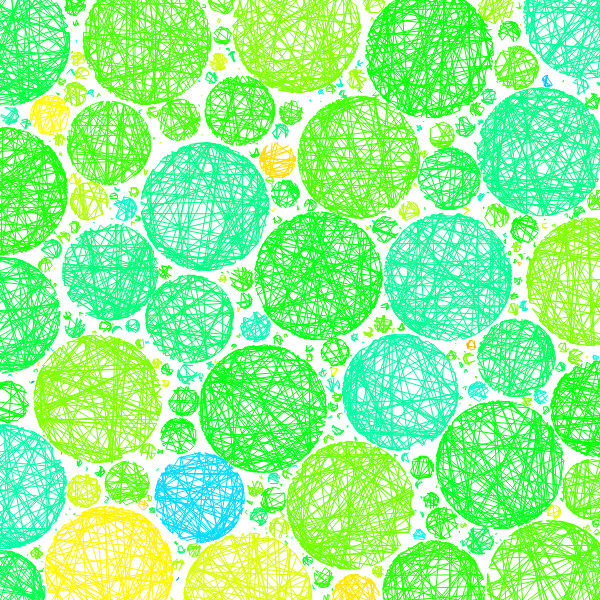
Frame 1 (no input)
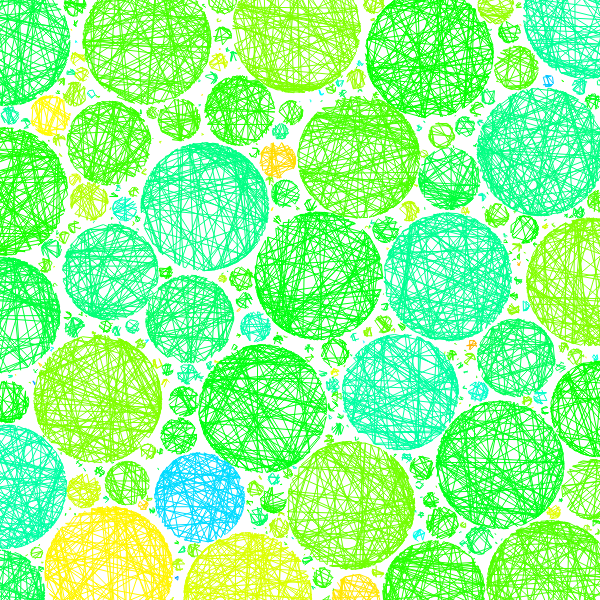
Frame 2 (the mouse pressed at the canvas centre, redrawn once)

The p5.js sketch that drew these frames (run headless with seeded random() and noise() and a simulated clock; the mouse was pressed at the canvas centre and the sketch redrawn once):

// p5.js sketch
// ── sketch.js
let s;
let BG = 130;

//generating a seed that updates avery 30 sec
let seed = Math.floor(Date.now() / 500);
console.log(seed);
let squares = new Array();

var circles = [];
var startingR = 64;
var currentR = startingR;
var maxLoops = 1000;

function setup() {
  // s = min(windowWidth, windowHeight);
  s = 600;
  createCanvas(s, s);
  angleMode(DEGREES);
  // rectMode(RADIUS);
  randomSeed(seed);
  noiseSeed(seed);
  smooth();
  noLoop();

  colorMode(HSB);
  BG = Math.floor(360 * random());

  generateCircles();
}

function draw() {
  background(255);

  for (var i = 0; i < circles.length; i++) {
    circles[i].draw();
  }
}

function generateCircles() {
  currentR = startingR;
  var loopCycle = maxLoops;

  while (loopCycle > 0) {
    var circle = new Circle(random(width), random(height), currentR);

    var available = true;
    for (var j = 0; j < circles.length; j++) {
      var other = circles[j];
      if (dist(circle.x, circle.y, other.x, other.y) < circle.r + other.r) {
        available = false;
        break;
      }
    }

    if (available) {
      circles.push(circle);
    }

    loopCycle--;
    if (loopCycle === 0) {
      if (currentR > 1) {
        currentR = currentR - 1;
        console.log(
          "Reduced Radius: " + currentR,
          "Circles: " + circles.length
        );
        loopCycle = maxLoops;
      }
    }
  }
}

function Circle(x, y, r) {
  this.x = x;
  this.y = y;
  this.r = r;
}

Circle.prototype.draw = function () {
  push();
  noStroke();
  stroke(noise(this.x * 100, this.y) * 255, 255, 255);
  translate(this.x, this.y);
  if (noise(this.r > 0.5)) {
    beginShape();
    let i = 0;
    while (i < (100 * this.r) / 40) {
      let a = random(360);
      vertex(cos(a) * this.r, sin(a) * this.r);
      i++;
    }
    endShape();
  } else {
    ellipse(0, 0, this.r);
  }

  pop();
};

windowResized = () => {
  s = min(windowWidth, windowHeight);
  resizeCanvas(s, s);
  generateCircles();
};
